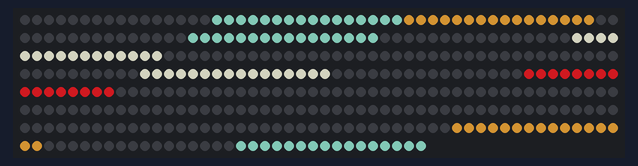
This sketch was run on a simulated Arduino Uno, built with avr-gcc and run on an emulated ATmega328P. Shown: 384 RGB LEDs in strip order, left to right, continuing on the next row. Dim RGB values are drawn brighter than linear.

Above: at 0.2 s.
At 2.4 s:
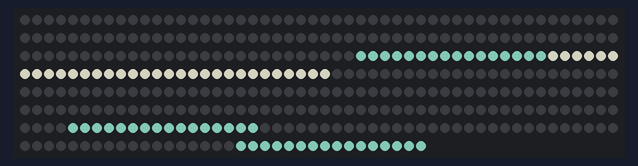
At 4.6 s:
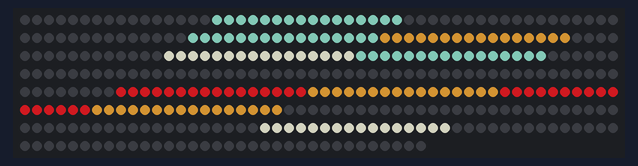

Measured:
- by itself, everything shown: repeats every 6.7 s, in 4 steps
- what the display in image 1 shows lasts 2.3 s, from 2.3 s to 4.6 s

The sketch:

tectilces_chinesefiredrill.ino
```cpp
#include <Adafruit_NeoPixel.h>

#define PIN 6

// Parameter 1 = number of pixels in strip
// Parameter 2 = pin number (most are valid)
// Parameter 3 = pixel type flags, add together as needed:
//   NEO_KHZ800  800 KHz bitstream (most NeoPixel products w/WS2812 LEDs)
//   NEO_KHZ400  400 KHz (classic 'v1' (not v2) FLORA pixels, WS2811 drivers)
//   NEO_GRB     Pixels are wired for GRB bitstream (most NeoPixel products)
//   NEO_RGB     Pixels are wired for RGB bitstream (v1 FLORA pixels, not v2)

#define N_PANELS 24
#define REPS 3
int lights[3][N_PANELS] = {{8,23,12,21,6,10,4,1,2,-1,-1},{5,10,8,23,19,9,-1,-1,-1,-1,-1},{10,15,7,8,5,13,16,20,4,1,14}};
int lightColor[N_PANELS] = {3,0,2,3,0,2,1,1,0,1,1,3,3,3,2,3,2,1,2,0,1,2,0,0};
int colors[4][3] = {{ 131, 201, 183 }, { 253, 252, 229 }, { 252, 176, 60 }, { 237, 28, 36 }};

Adafruit_NeoPixel strip = Adafruit_NeoPixel(N_PANELS * 16, PIN, NEO_GRB + NEO_KHZ800);

#define BRIGHTNESS 0.5
void setup() {
  strip.begin();
  strip.show(); // Initialize all pixels to 'off'

  for (int i = 0; i < 4; i++) {
    for (int j = 0; j < 3; j++) {
      colors[i][j] = (int) (BRIGHTNESS * colors[i][j]);
    }
  }
}

//void loop() {
//  for (int i = 0; i < N_PANELS; i++) {
//    panel(i, strip.Color(255, 0, 255));
//    delay(200);
//    panel(i, strip.Color(0, 0, 0));
//  }
//}

void loop() {
  for (int i = 0; i < REPS; i++) {
    for (int j = 1; j <= lights[i][0]; j++) {
      int lightIdx = lights[i][j];
      int lightColorIdx = lightColor[lightIdx];
      panel(lightIdx, strip.Color(colors[lightColorIdx][0], colors[lightColorIdx][1], colors[lightColorIdx][2]));
    }
    delay(2000);
    for (int j = 1; j <= lights[i][0]; j++) {
      panel(lights[i][j], strip.Color(0, 0, 0));
    }
  }
}

void panel(uint8_t panel, uint32_t c) {
  for (int i = panel << 4; i < (panel+1) << 4; i++) {
    strip.setPixelColor(i, c);
  }

  strip.show();
}

// Fill the dots one after the other with a color
void colorWipe(uint32_t c, uint8_t wait) {
  for(uint16_t i=0; i<strip.numPixels(); i++) {
      strip.setPixelColor(i, c);
      strip.show();
      delay(wait);
  }
}

void rainbow(uint8_t wait) {
  uint16_t i, j;

  for(j=0; j<256; j++) {
    for(i=0; i<strip.numPixels(); i++) {
      strip.setPixelColor(i, Wheel((i+j) & 255));
    }
    strip.show();
    delay(wait);
  }
}

// Slightly different, this makes the rainbow equally distributed throughout
void rainbowCycle(uint8_t wait) {
  uint16_t i, j;

  for(j=0; j<256*5; j++) { // 5 cycles of all colors on wheel
    for(i=0; i< strip.numPixels(); i++) {
      strip.setPixelColor(i, Wheel(((i * 256 / strip.numPixels()) + j) & 255));
    }
    strip.show();
    delay(wait);
  }
}

// Input a value 0 to 255 to get a color value.
// The colours are a transition r - g - b - back to r.
uint32_t Wheel(byte WheelPos) {
  if(WheelPos < 85) {
   return strip.Color(WheelPos * 3, 255 - WheelPos * 3, 0);
  } else if(WheelPos < 170) {
   WheelPos -= 85;
   return strip.Color(255 - WheelPos * 3, 0, WheelPos * 3);
  } else {
   WheelPos -= 170;
   return strip.Color(0, WheelPos * 3, 255 - WheelPos * 3);
  }
}
```
